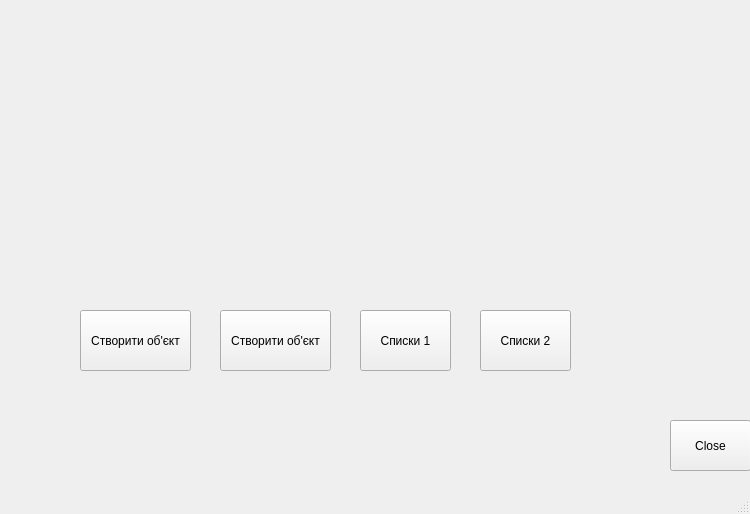
<?xml version="1.0" encoding="UTF-8"?>
<ui version="4.0">
 <class>MainWindow</class>
 <widget class="QMainWindow" name="MainWindow">
  <property name="geometry">
   <rect>
    <x>0</x>
    <y>0</y>
    <width>750</width>
    <height>514</height>
   </rect>
  </property>
  <property name="windowTitle">
   <string>MainWindow</string>
  </property>
  <widget class="QWidget" name="centralwidget">
   <widget class="QPushButton" name="pushButton">
    <property name="geometry">
     <rect>
      <x>80</x>
      <y>310</y>
      <width>111</width>
      <height>61</height>
     </rect>
    </property>
    <property name="text">
     <string>Створити об'єкт</string>
    </property>
   </widget>
   <widget class="QPushButton" name="pushButton_2">
    <property name="geometry">
     <rect>
      <x>220</x>
      <y>310</y>
      <width>111</width>
      <height>61</height>
     </rect>
    </property>
    <property name="text">
     <string>Створити об'єкт</string>
    </property>
   </widget>
   <widget class="QPushButton" name="pushButton_3">
    <property name="geometry">
     <rect>
      <x>670</x>
      <y>420</y>
      <width>81</width>
      <height>51</height>
     </rect>
    </property>
    <property name="text">
     <string>Close</string>
    </property>
   </widget>
   <widget class="QPushButton" name="pushButton_4">
    <property name="geometry">
     <rect>
      <x>360</x>
      <y>310</y>
      <width>91</width>
      <height>61</height>
     </rect>
    </property>
    <property name="text">
     <string>Cписки 1</string>
    </property>
   </widget>
   <widget class="QPushButton" name="pushButton_5">
    <property name="geometry">
     <rect>
      <x>480</x>
      <y>310</y>
      <width>91</width>
      <height>61</height>
     </rect>
    </property>
    <property name="text">
     <string>Списки 2</string>
    </property>
   </widget>
  </widget>
  <widget class="QMenuBar" name="menubar">
   <property name="geometry">
    <rect>
     <x>0</x>
     <y>0</y>
     <width>750</width>
     <height>22</height>
    </rect>
   </property>
  </widget>
  <widget class="QStatusBar" name="statusbar"/>
 </widget>
 <resources/>
 <connections>
  <connection>
   <sender>pushButton_3</sender>
   <signal>clicked()</signal>
   <receiver>MainWindow</receiver>
   <slot>close()</slot>
   <hints>
    <hint type="sourcelabel">
     <x>740</x>
     <y>547</y>
    </hint>
    <hint type="destinationlabel">
     <x>399</x>
     <y>299</y>
    </hint>
   </hints>
  </connection>
 </connections>
</ui>
